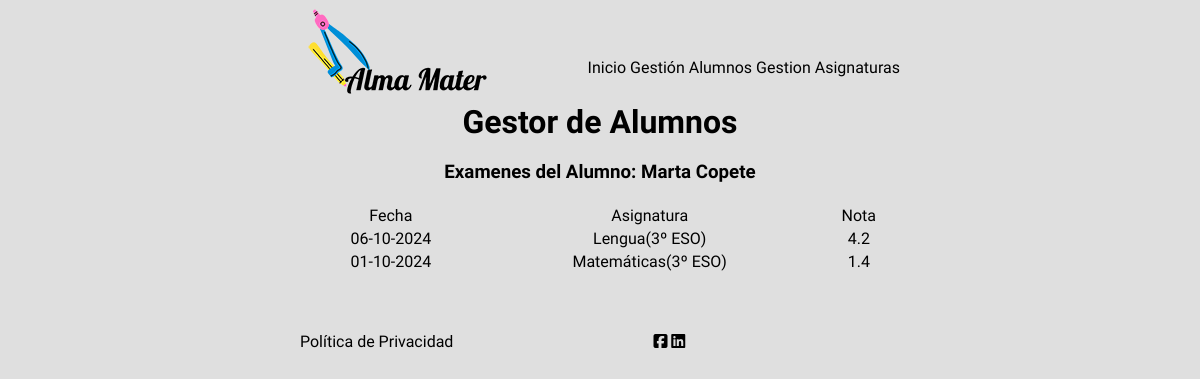
The app's page /academia/examenesAlumno.php?id=4 with its own data.
### tables this page shows
CREATE TABLE `alumno` (
  `id` int(5) UNSIGNED NOT NULL,
  `nombre` varchar(255) NOT NULL,
  `apellidos` varchar(255) NOT NULL,
  `edad` int(3) UNSIGNED NOT NULL
);

CREATE TABLE `examen` (
  `idAlumno` int(5) UNSIGNED NOT NULL,
  `idAsignatura` int(5) NOT NULL,
  `fecha` date NOT NULL,
  `nota` decimal(10,1) NOT NULL
);

CREATE TABLE `asignatura` (
  `id` int(5) NOT NULL,
  `nombre` varchar(255) NOT NULL,
  `curso` varchar(255) NOT NULL
);

### academia/models/mysqlConnect.php (called while the page is built, shortened)
<?php
class mysqlConnect
{
    private $mysqli;
    public function __construct()
    {
        $this->server = "localhost";
        $this->user = "root";
        $this->password = "root";
        $this->database = "almamater";
        $this->mysqli = new mysqli($this->server, $this->user, $this->password, $this->database);
        $this->mysqli->set_charset("utf8");
    }
    public function realizarConsulta($consulta)
    {
        return $this->mysqli->query($consulta);
    }
}

### academia/controllers/AlumnoController.php (called while the page is built, shortened)
<?php
require_once($_SERVER['DOCUMENT_ROOT'] . "/academia/models/alumnos.php");
class AlumnoController
{
    private $alumnoModel;
    public function __construct()
    {
        $this->alumnoModel = new AlumnoModel();
    }
    public function getNombreAlumno($id)
    {
        return $this->alumnoModel->getNombreAlumno($id);
    }
    public function getListadoExamenesAlumno($id)
    {
        return $this->alumnoModel->getExamenesDelAlumno($id);
    }
}

### academia/models/alumnos.php (called while the page is built, shortened)
<?php
require_once("mysqlConnect.php");
class AlumnoModel
{
    private $mysqlConn;
    public function __construct()
    {
        $this->mysqlConn = new mysqlConnect();
    }
    public function getNombreAlumno($id)
    {
        $datosAlumno = mysqli_fetch_assoc($this->mysqlConn->realizarConsulta("SELECT * FROM Alumno WHERE id=" . $id));
        return $datosAlumno["nombre"] . " " . $datosAlumno["apellidos"];
    }
    public function getExamenesDelAlumno($id)
    {
        return $this->mysqlConn->realizarConsulta("SELECT * FROM `Examen` WHERE idAlumno=" . $id);
    }
}

### academia/controllers/AsignaturaController.php (called while the page is built, shortened)
<?php
require_once($_SERVER['DOCUMENT_ROOT'] . "/academia/models/asignaturas.php");
class AsignaturaController
{
    private $asignaturaModel;
    public function __construct()
    {
        $this->asignaturaModel = new AsignaturaModel();
    }
    public function getNombreAsignatura($id)
    {
        return $this->asignaturaModel->getNombreAsignatura($id);
    }
}

### academia/models/asignaturas.php (called while the page is built, shortened)
<?php
require_once("mysqlConnect.php");
class AsignaturaModel
{
    private $mysqlConn;
    public function __construct()
    {
        $this->mysqlConn = new mysqlConnect();
    }
    public function getNombreAsignatura($id)
    {
        $asignatura = mysqli_fetch_assoc($this->mysqlConn->realizarConsulta("SELECT * FROM Asignatura WHERE id=" . $id));
        return $asignatura["nombre"] . "(" . $asignatura["curso"] . ")";
    }
}

### academia/examenesAlumno.php (the view, shortened to what this page needs)
<?php
require_once("controllers/AlumnoController.php");
require_once("controllers/AsignaturaController.php");
$alumnoController = new AlumnoController();
$asignaturaController = new AsignaturaController();
$id = $_GET["id"];
require("views/cabecera.php");
?>
<div id="contenido">
    <h1>Gestor de Alumnos</h1>
    <h3>Examenes del Alumno: <?php echo $alumnoController->getNombreAlumno($id); ?></h3>
    <table>
        <tr>
            <td>Fecha</td>
            <td>Asignatura</td>
            <td>Nota</td>
        </tr>
        <?php
        $result = $alumnoController->getListadoExamenesAlumno($id);
        while ($examen = $result->fetch_assoc()) {
            $nombreAsignatura = $asignaturaController->getNombreAsignatura($examen["idAsignatura"]);
            $timestamp = strtotime($examen["fecha"]);
            $fecha = date("d-m-Y", $timestamp);
            echo '<tr>';
            echo '<td>' . $fecha . '</td>';
            echo '<td>' . $nombreAsignatura . '</td>';
            echo '<td>' . $examen["nota"] . '</td>';
            echo '</tr>';
        }
        ?>
    </table>
</div>
<?php require("views/pieDePagina.php"); ?>
</html>

### academia/css/academia.css (style rules this page uses)
body { background-color: #DFDFDF; margin-left: 25%; margin-right: 25%; font-family: 'Actor'; }
#contenido { clear: both; margin-top: 50px; margin-bottom: 20px; text-align: center; }
table { width: 100%; margin-top: 20px; }
td { text-align: center; }
h1 { margin: 20px; }

### records on screen
alumno: $alumnoController->getNombreAlumno($id) "Marta Copete"
examen: fecha "06-10-2024", idAsignatura.curso "Lengua(3º ESO)", nota "4.2"
examen: fecha "01-10-2024", idAsignatura.curso "Matemáticas(3º ESO)", nota "1.4"
